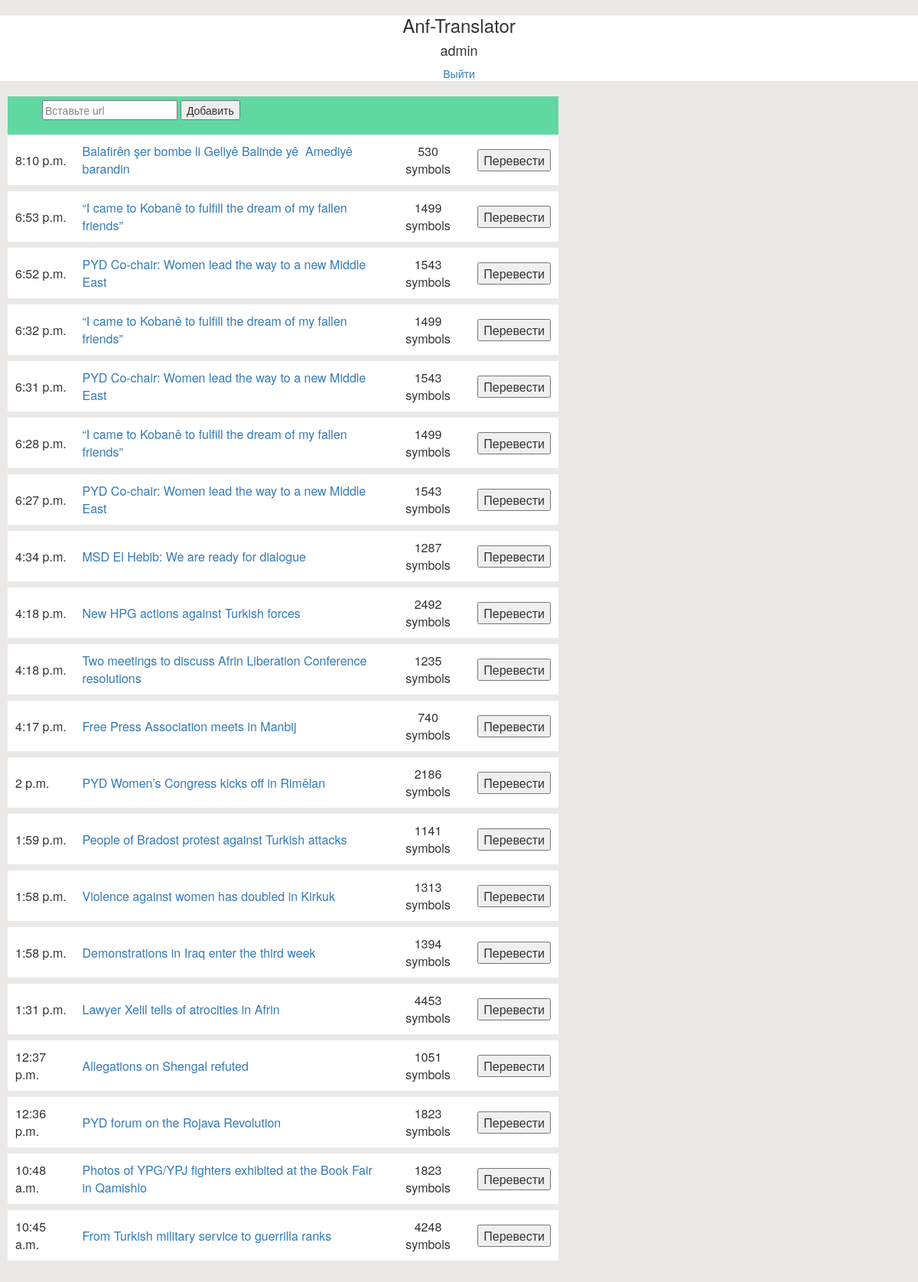
The page /main/ (signed in) on the database as committed earlier.
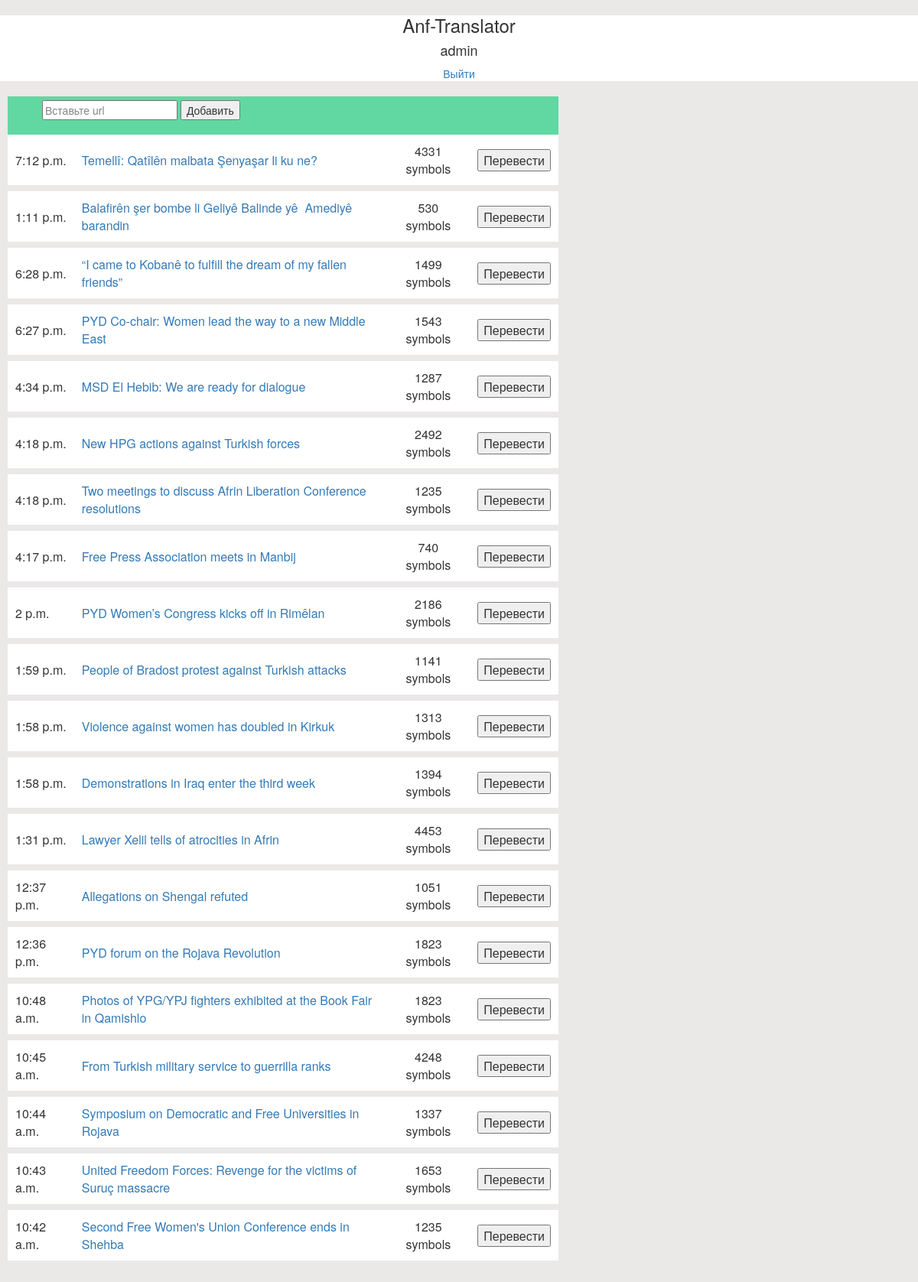
The same page on the database as committed later.
### tr_helper/models.py (models this page shows, shortened)
class Article(models.Model):
    case = models.ForeignKey(
        ArticleCase,
        on_delete=models.CASCADE,
        )
    translator = models.ForeignKey(
        Translator,
        on_delete=models.CASCADE,
        null=True, blank=True)
    url = models.URLField()
    title = models.CharField(max_length=100)
    tags = models.CharField(max_length=100)
    symbols_amount = models.IntegerField()
    published = models.DateTimeField(auto_now_add=True)
    language = models.CharField(
        max_length=2,
        choices=LANGUAGE_CHOICES,
        default=0,
        )
    img_url = models.URLField()
    loaded = models.BooleanField(default=False)
    class Meta:
        ordering = ('published',)

### tr_helper/views.py (the view, shortened to what this page needs)
# urls.py: path('', views.ArticleFlow.as_view(), name='article-flow'),
class ArticleFlow(LoginRequiredMixin, APIView):
    renderer_classes = [TemplateHTMLRenderer]
    template_name = 'main/article_flow.html'
    def get(self, request, format=None):
        print(request.data)
        print(self.request.user)
        if 'take' in request.data:
            print('in take')
            translator = request.data['user_id']
            pk = request.data['article_id']
            a = Article.objects.get(pk=pk)
            a.translator = translator
            return Response(status=status.HTTP_201_CREATED)
        else:
            queryset = Article.objects.order_by('-published')[:20]
            return Response({
                'articles': queryset,
                'date_today': datetime.date.today()
                })

### tr_helper/templates/main/article_flow.html (shortened to what this page needs)
{% extends 'main/base.html' %}
{% block content %}
<div class="article-container">
  <div class="article-menu">
    <ul>
      <li>
        <form action="" method="post">
          <input type="text" name="input-url" value="Вставьте url"/>
          <input type="submit" name="user-add" value="Добавить" id="btm-add"/>
        </form>
      </li>
    </ul>
  </div>
  <table class="flow">
    {% for article in articles %}
    <form action="" method="post">
      <tr class="article-row">
        <td>
          {{ article.published.time }}
        </td>
        <td>
          <a href="{{ article.url }}">{{ article.title }}</a>
        </td>
        <td class="symbols">
          {{ article.symbols_amount }} symbols
        </td>
        <td class="buttom">
          {% if article.translator %}
            {% if article.translator.user == user %}
            <button type="submit" name="parse" value="" />Скачать текст</button>
          </form>
          <form action="" method="post">
            {% csrf_token %}
            <input type="hidden" name=article-pk value={{article.pk}} />
            <label for="file">Выбрать файл:</label> <input type="file" id="file"  />
            <button type="submit" name="load" value="">Загрузить</button>
          </form>
            {% else %}
              {% if article.loaded %}
              Готово!
              {% else %}
              Переводит {{article.translator}}
              {% endif %}
            {% endif %}
          {% else %}
          <button type="submit" name="take" value="" /> Перевести</button>
          {% endif %}
        </td>
      </tr>
    </form>
      {% endfor %}
    </table>
</div>
{% endblock %}

Rows that differ between the two databases and show on the page:
removed Article: published.time "8:10 p.m.", title "Balafirên şer bombe li Geliyê Balinde yê Amediyê barandin", symbols_amount "530", shows "Перевести"
removed Article: published.time "6:53 p.m.", title "“I came to Kobanê to fulfill the dream of my fallen friends”", symbols_amount "1499", shows "Перевести"
removed Article: published.time "6:52 p.m.", title "PYD Co-chair: Women lead the way to a new Middle East", symbols_amount "1543", shows "Перевести"
removed Article: published.time "6:32 p.m.", title "“I came to Kobanê to fulfill the dream of my fallen friends”", symbols_amount "1499", shows "Перевести"
removed Article: published.time "6:31 p.m.", title "PYD Co-chair: Women lead the way to a new Middle East", symbols_amount "1543", shows "Перевести"
added Article: published.time "7:12 p.m.", title "Temellî: Qatîlên malbata Şenyaşar li ku ne?", symbols_amount "4331", shows "Перевести"
added Article: published.time "1:11 p.m.", title "Balafirên şer bombe li Geliyê Balinde yê Amediyê barandin", symbols_amount "530", shows "Перевести"
now on this page (row unchanged): Article: published.time "10:44 a.m.", title "Symposium on Democratic and Free Universities in Rojava", symbols_amount "1337", shows "Перевести"
now on this page (row unchanged): Article: published.time "10:43 a.m.", title "United Freedom Forces: Revenge for the victims of Suruç massacre", symbols_amount "1653", shows "Перевести"
now on this page (row unchanged): Article: published.time "10:42 a.m.", title "Second Free Women's Union Conference ends in Shehba", symbols_amount "1235", shows "Перевести"
